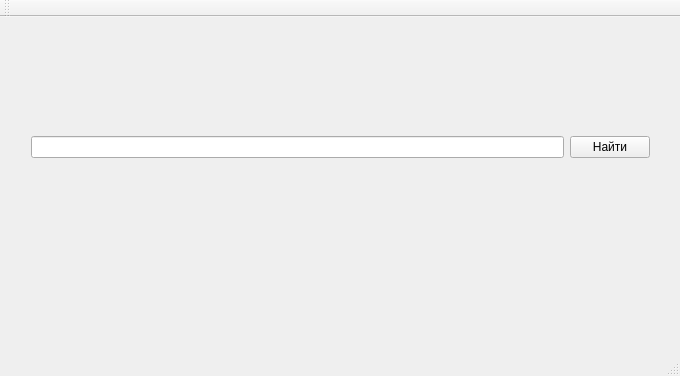
<?xml version="1.0" encoding="UTF-8"?>
<ui version="4.0">
 <class>test1Class</class>
 <widget class="QMainWindow" name="test1Class">
  <property name="geometry">
   <rect>
    <x>0</x>
    <y>0</y>
    <width>680</width>
    <height>376</height>
   </rect>
  </property>
  <property name="windowTitle">
   <string>test1</string>
  </property>
  <widget class="QWidget" name="centralWidget">
   <widget class="QWidget" name="horizontalLayoutWidget">
    <property name="geometry">
     <rect>
      <x>20</x>
      <y>90</y>
      <width>641</width>
      <height>80</height>
     </rect>
    </property>
    <layout class="QHBoxLayout" name="horizontalLayout">
     <item>
      <widget class="QLineEdit" name="lineEdit"/>
     </item>
     <item>
      <widget class="QPushButton" name="pushButton">
       <property name="text">
        <string>Найти</string>
       </property>
      </widget>
     </item>
    </layout>
   </widget>
  </widget>
  <widget class="QMenuBar" name="menuBar">
   <property name="geometry">
    <rect>
     <x>0</x>
     <y>0</y>
     <width>680</width>
     <height>26</height>
    </rect>
   </property>
  </widget>
  <widget class="QToolBar" name="mainToolBar">
   <attribute name="toolBarArea">
    <enum>TopToolBarArea</enum>
   </attribute>
   <attribute name="toolBarBreak">
    <bool>false</bool>
   </attribute>
  </widget>
  <widget class="QStatusBar" name="statusBar"/>
 </widget>
 <layoutdefault spacing="6" margin="11"/>
 <resources>
  <include location="test1.qrc"/>
 </resources>
 <connections/>
</ui>
